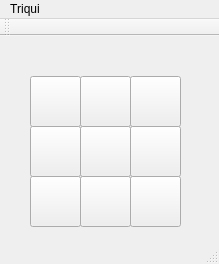
<?xml version="1.0" encoding="UTF-8"?>
<ui version="4.0">
 <class>Tablero</class>
 <widget class="QMainWindow" name="Tablero">
  <property name="geometry">
   <rect>
    <x>0</x>
    <y>0</y>
    <width>219</width>
    <height>264</height>
   </rect>
  </property>
  <property name="windowTitle">
   <string>Tablero</string>
  </property>
  <widget class="QWidget" name="centralWidget">
   <widget class="QPushButton" name="pushButton">
    <property name="geometry">
     <rect>
      <x>30</x>
      <y>40</y>
      <width>51</width>
      <height>51</height>
     </rect>
    </property>
    <property name="text">
     <string/>
    </property>
   </widget>
   <widget class="QPushButton" name="pushButton_7">
    <property name="geometry">
     <rect>
      <x>30</x>
      <y>140</y>
      <width>51</width>
      <height>51</height>
     </rect>
    </property>
    <property name="text">
     <string/>
    </property>
   </widget>
   <widget class="QPushButton" name="pushButton_4">
    <property name="geometry">
     <rect>
      <x>30</x>
      <y>90</y>
      <width>51</width>
      <height>51</height>
     </rect>
    </property>
    <property name="text">
     <string/>
    </property>
   </widget>
   <widget class="QPushButton" name="pushButton_8">
    <property name="geometry">
     <rect>
      <x>80</x>
      <y>140</y>
      <width>51</width>
      <height>51</height>
     </rect>
    </property>
    <property name="text">
     <string/>
    </property>
   </widget>
   <widget class="QPushButton" name="pushButton_5">
    <property name="geometry">
     <rect>
      <x>80</x>
      <y>90</y>
      <width>51</width>
      <height>51</height>
     </rect>
    </property>
    <property name="text">
     <string/>
    </property>
   </widget>
   <widget class="QPushButton" name="pushButton_2">
    <property name="geometry">
     <rect>
      <x>80</x>
      <y>40</y>
      <width>51</width>
      <height>51</height>
     </rect>
    </property>
    <property name="text">
     <string/>
    </property>
   </widget>
   <widget class="QPushButton" name="pushButton_9">
    <property name="geometry">
     <rect>
      <x>130</x>
      <y>140</y>
      <width>51</width>
      <height>51</height>
     </rect>
    </property>
    <property name="text">
     <string/>
    </property>
   </widget>
   <widget class="QPushButton" name="pushButton_6">
    <property name="geometry">
     <rect>
      <x>130</x>
      <y>90</y>
      <width>51</width>
      <height>51</height>
     </rect>
    </property>
    <property name="text">
     <string/>
    </property>
   </widget>
   <widget class="QPushButton" name="pushButton_3">
    <property name="geometry">
     <rect>
      <x>130</x>
      <y>40</y>
      <width>51</width>
      <height>51</height>
     </rect>
    </property>
    <property name="text">
     <string/>
    </property>
   </widget>
   <widget class="QLabel" name="letrero">
    <property name="geometry">
     <rect>
      <x>30</x>
      <y>10</y>
      <width>141</width>
      <height>17</height>
     </rect>
    </property>
    <property name="text">
     <string/>
    </property>
   </widget>
  </widget>
  <widget class="QMenuBar" name="menuBar">
   <property name="geometry">
    <rect>
     <x>0</x>
     <y>0</y>
     <width>219</width>
     <height>25</height>
    </rect>
   </property>
   <widget class="QMenu" name="menuTriqui">
    <property name="title">
     <string>Triqui</string>
    </property>
   </widget>
   <addaction name="menuTriqui"/>
  </widget>
  <widget class="QToolBar" name="mainToolBar">
   <attribute name="toolBarArea">
    <enum>TopToolBarArea</enum>
   </attribute>
   <attribute name="toolBarBreak">
    <bool>false</bool>
   </attribute>
  </widget>
  <widget class="QStatusBar" name="statusBar"/>
 </widget>
 <layoutdefault spacing="6" margin="11"/>
 <resources/>
 <connections/>
</ui>
